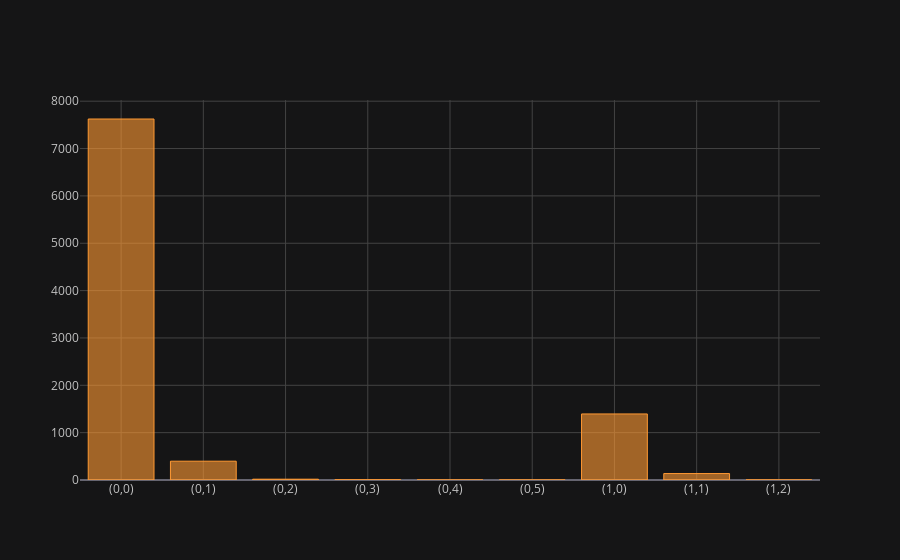

The notebook cell saved with this chart:
### Code cell
tdf['pub_rec'].value_counts().iplot(kind='bar')

### Figure 1 — Plotly figure (JSON) as saved in the notebook; plotly's stock layout.template omitted (floating-point values rounded to 4 significant figures)
{"data": [{"marker": {"color": "rgba(255, 153, 51, 0.6)", "line": {"color": "rgba(255, 153, 51, 1.0)", "width": 1}}, "name": "pub_rec", "orientation": "v", "text": "", "type": "bar", "x": ["(0,0)", "(0,1)", "(0,2)", "(0,3)", "(0,4)", "(0,5)", "(1,0)", "(1,1)", "(1,2)"], "y": [7624, 397, 17, 5, 1, 1, 1395, 136, 2]}], "layout": {"legend": {"bgcolor": "#151516", "font": {"color": "#D9D9D9"}}, "paper_bgcolor": "#151516", "plot_bgcolor": "#151516", "title": {"font": {"color": "#D9D9D9"}}, "xaxis": {"gridcolor": "#434343", "showgrid": true, "tickfont": {"color": "#C2C2C2"}, "title": {"font": {"color": "#D9D9D9"}, "text": ""}, "zerolinecolor": "#666570"}, "yaxis": {"gridcolor": "#434343", "showgrid": true, "tickfont": {"color": "#C2C2C2"}, "title": {"font": {"color": "#D9D9D9"}, "text": ""}, "zerolinecolor": "#666570"}}}
